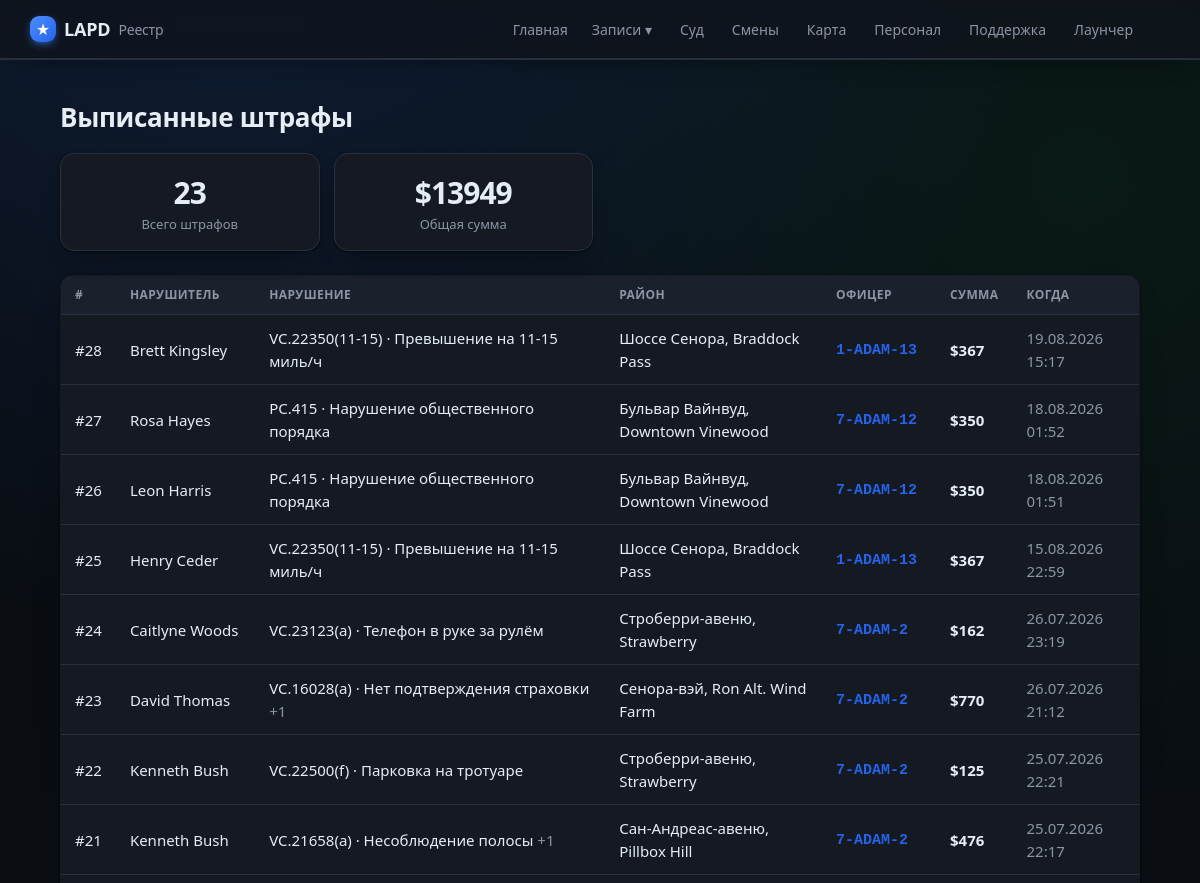
Before: /citations (upper part) with the older database file.
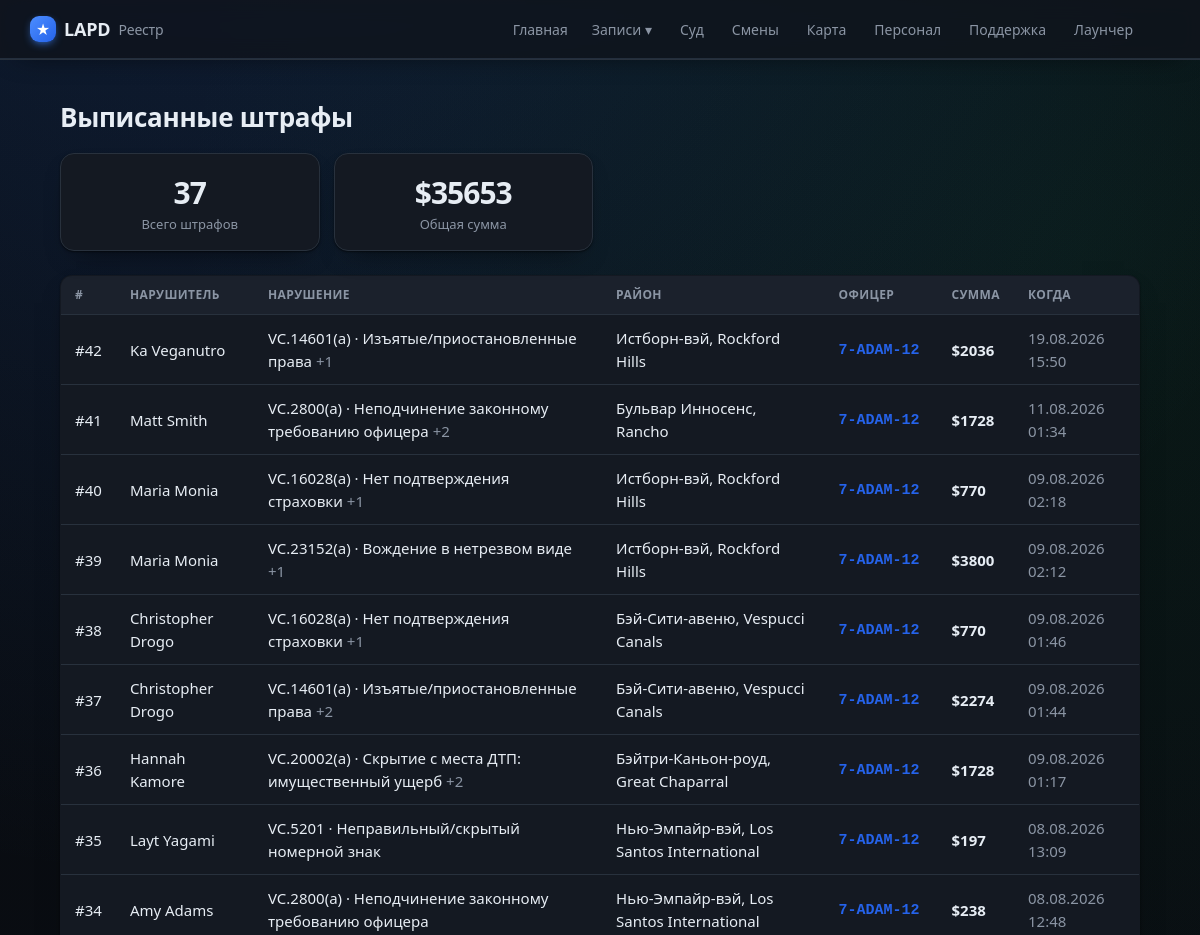
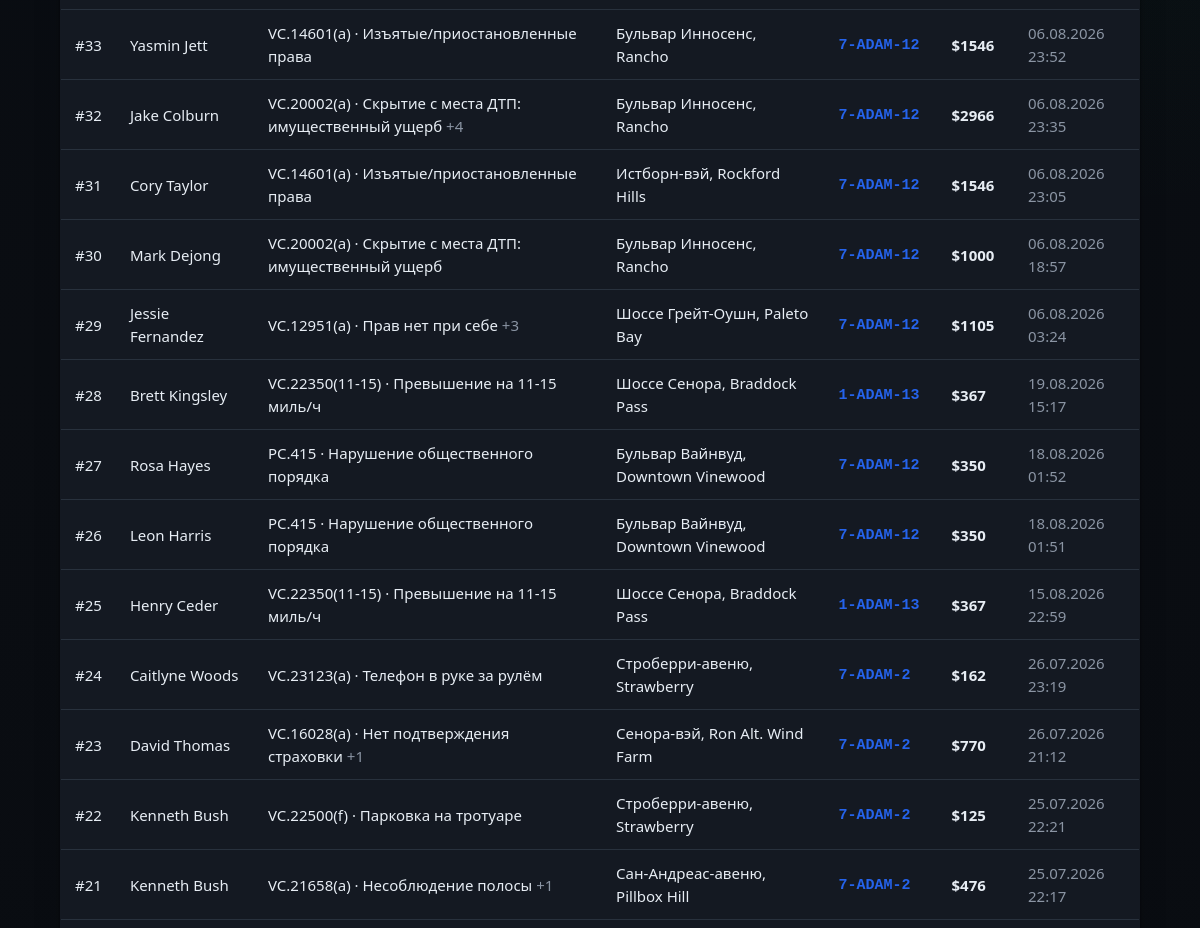
After: the same page with the newer database file (2 pictures, top to bottom).
### tables this page shows
CREATE TABLE citations (
                id INTEGER PRIMARY KEY AUTOINCREMENT,
                external_id TEXT UNIQUE,
                officer_id INTEGER,
                subject_name TEXT,
                issued_at TEXT,
                location TEXT,
                charges TEXT,
                fine INTEGER DEFAULT 0,
                notes TEXT
            );

CREATE TABLE officers (
                id INTEGER PRIMARY KEY AUTOINCREMENT,
                callsign TEXT UNIQUE NOT NULL,
                name TEXT
            , current_status TEXT, status_since TEXT, rank TEXT, department TEXT, discord TEXT, is_admin INTEGER);

### app/main.py (the view)
@app.route("/citations")
def citations():
    return render_template("citations.html", citations=db.list_citations(300),
                           summary=db.citations_summary())

### app/db.py (called while the page is built)
def fmt_dt(iso):
    try:
        dt = datetime.datetime.fromisoformat(iso)
        return dt.strftime("%d.%m.%Y %H:%M")
    except Exception:
        return iso or "—"

@contextmanager
def get_conn():
    conn = sqlite3.connect(config.DB_PATH)
    conn.row_factory = sqlite3.Row
    try:
        yield conn
        conn.commit()
    finally:
        conn.close()

def _jsonlist(val):
    if not val:
        return []
    try:
        return json.loads(val)
    except Exception:
        return [x.strip() for x in str(val).split(",") if x.strip()]

def _replace_mojibake_pairs(s):
    for bad, good in sorted(_MOJI_TO_CYR.items(), key=lambda x: len(x[0]), reverse=True):
        s = s.replace(bad, good)
    return s

def _fix_rooms(s):
    return re.sub(r"(\d)([А-Я])", lambda m: m.group(1) + _CYR2LAT.get(m.group(2), m.group(2)), s)

def _cp1251_bytes(s):
    out = bytearray()
    for ch in s:
        try:
            out += ch.encode("cp1251")
        except UnicodeEncodeError:
            code = ord(ch)
            if code < 256:
                out.append(code)
            else:
                raise
    return bytes(out)

def _fix_mojibake(s):
    if not s or not isinstance(s, str):
        return s
    try:
        fixed = _cp1251_bytes(s).decode("utf-8")
    except (UnicodeEncodeError, UnicodeDecodeError, ValueError):
        fixed = s
    else:
        return fixed if re.search(r"[А-Яа-яЁё]", fixed) else s
    def repl(m):
        chunk = m.group(0)
        if not re.search(r"[ЉЊЂЃІЌљњђѓіќ№°]", chunk):
            return chunk
        try:
            return chunk.encode("cp1251").decode("utf-8")
        except (UnicodeEncodeError, UnicodeDecodeError):
            return chunk
    return _replace_mojibake_pairs(re.sub(r"[\u0400-\u04ff\u00a0\u2116°-]+", repl, s))

def _row_to_citation(r):
    d = dict(r)
    d["charges"] = [localize(x) for x in _jsonlist(r["charges"])]
    d["issued_fmt"] = fmt_dt(r["issued_at"]) if r["issued_at"] else "—"
    return d

def list_citations(limit=200, officer_id=None):
    q = """SELECT citations.*, officers.callsign, officers.name AS officer_name
           FROM citations LEFT JOIN officers ON officers.id = citations.officer_id"""
    params = []
    if officer_id:
        q += " WHERE citations.officer_id=?"; params.append(officer_id)
    q += " ORDER BY citations.id DESC LIMIT ?"; params.append(limit)
    with get_conn() as c:
        return [_row_to_citation(r) for r in c.execute(q, params).fetchall()]

### app/templates/citations.html (shortened to what this page needs)
{% extends "base.html" %}
{% block content %}
<h1>Выписанные штрафы</h1>
<section class="stats">
  <div class="stat"><div class="num">{{ summary.count }}</div><div class="lbl">Всего штрафов</div></div>
  <div class="stat"><div class="num">${{ summary.total_fine }}</div><div class="lbl">Общая сумма</div></div>
</section>
{% if citations %}
<table class="tbl">
  <thead><tr><th>#</th><th>Нарушитель</th><th>Нарушение</th><th>Район</th><th>Офицер</th><th>Сумма</th><th>Когда</th></tr></thead>
  <tbody>
  {% for c in citations %}
    <tr onclick="location='{{ url_for('citation_view', cid=c.id) }}'">
      <td><a class="row-link" href="{{ url_for('citation_view', cid=c.id) }}" onclick="event.stopPropagation()">#{{ c.id }}</a></td>
      <td><a class="row-link" href="{{ url_for('file_view', name=c.subject_name) }}" onclick="event.stopPropagation()">{{ c.subject_name }}</a></td>
      <td>{% if c.charges %}{{ c.charges[0] }}{% if c.charges|length > 1 %}
            <span class="muted">+{{ c.charges|length - 1 }}</span>{% endif %}{% else %}—{% endif %}</td>
      <td>{{ c.location or '—' }}</td>
      <td>{% if c.callsign %}<a class="cs" href="{{ url_for('officer_view', callsign=c.callsign) }}" onclick="event.stopPropagation()">{{ c.callsign }}</a>{% else %}—{% endif %}</td>
      <td><b>${{ c.fine }}</b></td>
      <td class="muted">{{ c.issued_fmt }}</td>
    </tr>
  {% endfor %}
  </tbody>
</table>
{% else %}
  <p class="empty">Штрафов пока нет<span class="empty-sub">Появятся после игры.</span></p>
{% endif %}
{% endblock %}

### app/templates/base.html (shortened to what this page needs)
<!doctype html>
<html lang="ru">
<head>
  <link rel="stylesheet" href="{{ url_for('static', filename='style.css') }}">
</head>
<body>
  <header class="topbar">
    <div class="wrap">
      <a class="brand" href="{{ url_for('index') }}">
        <span class="badge">★</span> {{ community }} <span class="sub">Реестр</span>
      </a>
      <nav>
        <a class="{% if request.endpoint == 'index' %}active{% endif %}" href="{{ url_for('index') }}">Главная</a>
        <div class="nav-drop">
          <span class="nav-drop-t">Записи ▾</span>
        </div>
        <a class="{% if request.endpoint == 'court' %}active{% endif %}" href="{{ url_for('court') }}">Суд</a>
        <a class="{% if request.endpoint == 'shifts' %}active{% endif %}" href="{{ url_for('shifts') }}">Смены</a>
        <a class="{% if request.endpoint == 'game_map' %}active{% endif %}" href="{{ url_for('game_map') }}">Карта</a>
        <a class="{% if request.endpoint == 'staff' %}active{% endif %}" href="{{ url_for('staff') }}">Персонал</a>
        <a class="{% if request.endpoint == 'support' %}active{% endif %}" href="{{ url_for('support') }}">Поддержка</a>
        <a class="{% if request.endpoint in ['launcher_page','register'] %}active{% endif %}" href="{{ url_for('launcher_page') }}">Лаунчер</a>
      </nav>
    </div>
  </header>
  <main class="wrap">
    {% block content %}{% endblock %}
  </main>
</body>
</html>

### app/static/style.css (style rules this page uses)
:root { --bg:#0a0d12; --surface:#141922; --surface2:#1b212c; --border:#28313d; --text:#e7edf4; --muted:#8b95a4; --accent:#3b82f6; --accent2:#2563eb; --wanted:#ef4444; --ok:#22c55e; --gold:#eab308; --shadow:0 1px 2px rgba(0,0,0,.5), 0 12px 28px -16px rgba(0,0,0,.7); --radius:14px; }
* { box-sizing:border-box }
body { margin:0;background:var(--bg);color:var(--text); font-family:system-ui,-apple-system,"Segoe UI",Roboto,sans-serif;font-size:15px;line-height:1.5 }
a { color:inherit;text-decoration:none }
.wrap { max-width:1040px;margin:0 auto;padding:0 20px }
.topbar { background:var(--surface);border-bottom:1px solid var(--border);position:sticky;top:0;z-index:5 }
.topbar .wrap { display:flex;align-items:center;justify-content:space-between;height:58px }
.brand { font-weight:700;font-size:18px;display:flex;align-items:center;gap:8px }
.brand .sub { color:var(--muted);font-weight:500;font-size:14px }
.badge { display:inline-grid;place-items:center;width:26px;height:26px;border-radius:6px; background:var(--accent);color:#fff;font-size:14px }
nav a { color:var(--muted);margin-left:18px;font-weight:500 }
main.wrap { padding-top:26px;padding-bottom:40px }
h1 { font-size:24px;margin:.2em 0 .6em }
.stats { display:grid;grid-template-columns:repeat(4,1fr);gap:14px;margin-bottom:24px }
.stat { background:var(--surface);border:1px solid var(--border);border-radius:12px;padding:16px;text-align:center }
.stat .num { font-size:30px;font-weight:700 }
.stat .lbl { color:var(--muted);font-size:13px }
.tbl { width:100%;border-collapse:collapse;background:var(--surface);border:1px solid var(--border);border-radius:12px;overflow:hidden }
.tbl th { text-align:left;font-size:12px;text-transform:uppercase;letter-spacing:.4px;color:var(--muted); padding:10px 14px;border-bottom:1px solid var(--border) }
.tbl td { padding:11px 14px;border-bottom:1px solid var(--border) }
.tbl tbody tr { cursor:pointer;transition:background .12s }
.row-link { color:var(--text);text-decoration:none }
.cs { font-family:ui-monospace,Consolas,monospace;color:var(--gold);font-weight:600 }
.muted { color:var(--muted) }
body { font-size:15px;-webkit-font-smoothing:antialiased;text-rendering:optimizeLegibility }
.wrap { max-width:1120px }
.topbar { background:rgba(16,20,27,.82);backdrop-filter:saturate(140%) blur(10px); box-shadow:0 1px 0 var(--border),0 10px 30px -20px #000 }
.brand .badge { box-shadow:0 3px 10px -3px var(--accent);background:linear-gradient(135deg,#4c8dff,#2563eb) }
nav a { margin-left:4px;padding:7px 12px;border-radius:9px;transition:background .15s,color .15s;font-size:14px }
h1 { font-size:26px;font-weight:700;letter-spacing:-.3px }
.card,.stat,.tbl,.staff-row,.court-row,.officer-card,.district,.faq p,.dutylog li,.pen,.metric { box-shadow:var(--shadow) }
.card,.stat,.officer-card { border-radius:var(--radius) }
.stat { transition:transform .15s,border-color .15s }
.stat .num { letter-spacing:-1px }
main a.cs,main a[href]:not(.btn):not(.chip):not(.tag):hover { color:var(--accent2) }
.tbl th { background:var(--surface2) }
.tbl td { padding:12px 14px }
nav { display:flex;flex-wrap:wrap;align-items:center }
.nav-drop { position:relative;display:inline-block }
.nav-drop-t { color:var(--muted);padding:7px 12px;border-radius:9px;cursor:pointer; display:inline-block;font-size:14px;transition:background .15s,color .15s }
.nav-drop::after { content:"";position:absolute;left:0;top:100%;width:100%;height:10px }
body { background: radial-gradient(circle at 20% -10%,rgba(59,130,246,.18),transparent 34%), radial-gradient(circle at 90% 8%,rgba(34,197,94,.08),transparent 30%), linear-gradient(180deg,#070b11 0%,#0a0d12 42%,#080b10 100%); }
main.wrap { padding-top:34px }
.topbar { border-bottom-color:rgba(89,111,139,.28) }
.topbar .wrap { max-width:1180px }
.brand { letter-spacing:-.2px }
.brand .badge { border-radius:9px }

Changed rows visible on the page:
added citations: id "42", subject_name "Ka Veganutro", charges "VC.14601(a) · Изъятые/приостановленные права", charges|length "1", location "Истборн-вэй, Rockford Hills", callsign "7-ADAM-12", fine "2036", issued_fmt "19.08.2026 15:50"
added citations: id "41", subject_name "Matt Smith", charges "VC.2800(a) · Неподчинение законному требованию офицера", charges|length "2", location "Бульвар Инносенс, Rancho", callsign "7-ADAM-12", fine "1728", issued_fmt "11.08.2026 01:34"
added citations: id "40", subject_name "Maria Monia", charges "VC.16028(a) · Нет подтверждения страховки", charges|length "1", location "Истборн-вэй, Rockford Hills", callsign "7-ADAM-12", fine "770", issued_fmt "09.08.2026 02:18"
added citations: id "39", subject_name "Maria Monia", charges "VC.23152(a) · Вождение в нетрезвом виде", charges|length "1", location "Истборн-вэй, Rockford Hills", callsign "7-ADAM-12", fine "3800", issued_fmt "09.08.2026 02:12"
added citations: id "38", subject_name "Christopher Drogo", charges "VC.16028(a) · Нет подтверждения страховки", charges|length "1", location "Бэй-Сити-авеню, Vespucci Canals", callsign "7-ADAM-12", fine "770", issued_fmt "09.08.2026 01:46"
added citations: id "37", subject_name "Christopher Drogo", charges "VC.14601(a) · Изъятые/приостановленные права", charges|length "2", location "Бэй-Сити-авеню, Vespucci Canals", callsign "7-ADAM-12", fine "2274", issued_fmt "09.08.2026 01:44"
added citations: id "36", subject_name "Hannah Kamore", charges "VC.20002(a) · Скрытие с места ДТП: имущественный ущерб", charges|length "2", location "Бэйтри-Каньон-роуд, Great Chaparral", callsign "7-ADAM-12", fine "1728", issued_fmt "09.08.2026 01:17"
added citations: id "35", subject_name "Layt Yagami", charges "VC.5201 · Неправильный/скрытый номерной знак", location "Нью-Эмпайр-вэй, Los Santos International", callsign "7-ADAM-12", fine "197", issued_fmt "08.08.2026 13:09"
added citations: id "34", subject_name "Amy Adams", charges "VC.2800(a) · Неподчинение законному требованию офицера", location "Нью-Эмпайр-вэй, Los Santos International", callsign "7-ADAM-12", fine "238", issued_fmt "08.08.2026 12:48"
added citations: id "33", subject_name "Yasmin Jett", charges "VC.14601(a) · Изъятые/приостановленные права", location "Бульвар Инносенс, Rancho", callsign "7-ADAM-12", fine "1546", issued_fmt "06.08.2026 23:52"
added citations: id "32", subject_name "Jake Colburn", charges "VC.20002(a) · Скрытие с места ДТП: имущественный ущерб", charges|length "4", location "Бульвар Инносенс, Rancho", callsign "7-ADAM-12", fine "2966", issued_fmt "06.08.2026 23:35"
added citations: id "31", subject_name "Cory Taylor", charges "VC.14601(a) · Изъятые/приостановленные права", location "Истборн-вэй, Rockford Hills", callsign "7-ADAM-12", fine "1546", issued_fmt "06.08.2026 23:05"
added citations: id "30", subject_name "Mark Dejong", charges "VC.20002(a) · Скрытие с места ДТП: имущественный ущерб", location "Бульвар Инносенс, Rancho", callsign "7-ADAM-12", fine "1000", issued_fmt "06.08.2026 18:57"
added citations: id "29", subject_name "Jessie Fernandez", charges "VC.12951(a) · Прав нет при себе", charges|length "3", location "Шоссе Грейт-Оушн, Paleto Bay", callsign "7-ADAM-12", fine "1105", issued_fmt "06.08.2026 03:24"
Other visible differences:
{{ summary.count }}: "23" → "37"
{{ summary.total_fine }}: "13949" → "35653"
